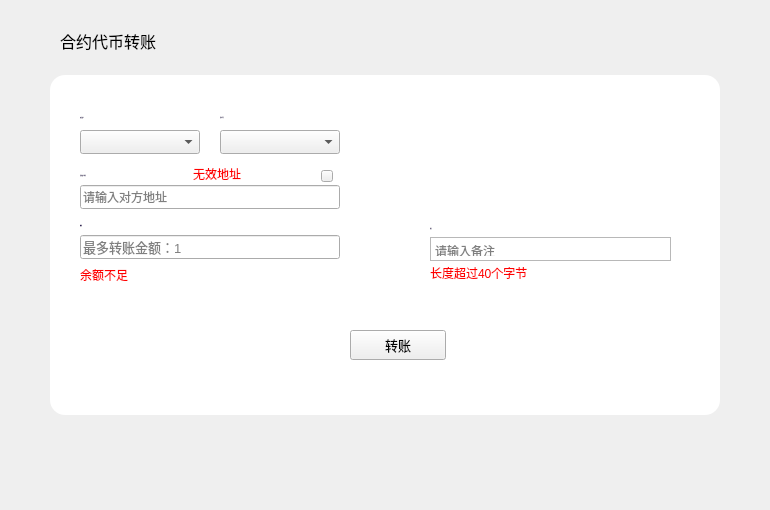
<?xml version="1.0" encoding="UTF-8"?>
<ui version="4.0">
 <class>TokenTransferWidget</class>
 <widget class="QWidget" name="TokenTransferWidget">
  <property name="geometry">
   <rect>
    <x>0</x>
    <y>0</y>
    <width>770</width>
    <height>510</height>
   </rect>
  </property>
  <property name="windowTitle">
   <string>Form</string>
  </property>
  <widget class="QWidget" name="widget" native="true">
   <property name="geometry">
    <rect>
     <x>50</x>
     <y>75</y>
     <width>670</width>
     <height>340</height>
    </rect>
   </property>
   <property name="styleSheet">
    <string notr="true">QLabel{font: 11px &quot;微软雅黑&quot;;color:rgb(52,37,90);}
#widget{background-color: rgb(255, 255, 255);border-radius:15px;}
</string>
   </property>
   <widget class="QLabel" name="changeAccountLabel">
    <property name="geometry">
     <rect>
      <x>30</x>
      <y>30</y>
      <width>120</width>
      <height>24</height>
     </rect>
    </property>
    <property name="font">
     <font>
      <family>微软雅黑</family>
      <pointsize>-1</pointsize>
      <weight>50</weight>
      <italic>false</italic>
      <bold>false</bold>
     </font>
    </property>
    <property name="text">
     <string>来自账户</string>
    </property>
    <property name="alignment">
     <set>Qt::AlignLeading|Qt::AlignLeft|Qt::AlignVCenter</set>
    </property>
   </widget>
   <widget class="QLabel" name="sendtoLabel">
    <property name="geometry">
     <rect>
      <x>30</x>
      <y>85</y>
      <width>100</width>
      <height>30</height>
     </rect>
    </property>
    <property name="font">
     <font>
      <family>微软雅黑</family>
      <pointsize>-1</pointsize>
      <weight>50</weight>
      <italic>false</italic>
      <bold>false</bold>
     </font>
    </property>
    <property name="text">
     <string>目标账户地址</string>
    </property>
    <property name="alignment">
     <set>Qt::AlignLeading|Qt::AlignLeft|Qt::AlignVCenter</set>
    </property>
   </widget>
   <widget class="QStackedWidget" name="stackedWidget">
    <property name="geometry">
     <rect>
      <x>380</x>
      <y>26</y>
      <width>240</width>
      <height>121</height>
     </rect>
    </property>
   </widget>
   <widget class="QLabel" name="amountLabel">
    <property name="geometry">
     <rect>
      <x>30</x>
      <y>140</y>
      <width>80</width>
      <height>21</height>
     </rect>
    </property>
    <property name="font">
     <font>
      <family>微软雅黑</family>
      <pointsize>-1</pointsize>
      <weight>50</weight>
      <italic>false</italic>
      <bold>false</bold>
     </font>
    </property>
    <property name="text">
     <string>数量</string>
    </property>
    <property name="alignment">
     <set>Qt::AlignLeading|Qt::AlignLeft|Qt::AlignVCenter</set>
    </property>
   </widget>
   <widget class="QLineEdit" name="amountLineEdit">
    <property name="geometry">
     <rect>
      <x>30</x>
      <y>160</y>
      <width>260</width>
      <height>24</height>
     </rect>
    </property>
    <property name="font">
     <font>
      <pointsize>10</pointsize>
     </font>
    </property>
    <property name="contextMenuPolicy">
     <enum>Qt::DefaultContextMenu</enum>
    </property>
    <property name="styleSheet">
     <string notr="true"/>
    </property>
    <property name="text">
     <string/>
    </property>
    <property name="maxLength">
     <number>20</number>
    </property>
    <property name="placeholderText">
     <string>最多转账金额：1</string>
    </property>
   </widget>
   <widget class="QComboBox" name="tokenComboBox">
    <property name="geometry">
     <rect>
      <x>170</x>
      <y>55</y>
      <width>120</width>
      <height>24</height>
     </rect>
    </property>
    <property name="font">
     <font>
      <family>微软雅黑</family>
      <weight>50</weight>
      <bold>false</bold>
     </font>
    </property>
    <property name="focusPolicy">
     <enum>Qt::NoFocus</enum>
    </property>
    <property name="styleSheet">
     <string notr="true"/>
    </property>
   </widget>
   <widget class="QTextEdit" name="memoTextEdit">
    <property name="geometry">
     <rect>
      <x>380</x>
      <y>162</y>
      <width>241</width>
      <height>24</height>
     </rect>
    </property>
    <property name="styleSheet">
     <string notr="true"/>
    </property>
    <property name="html">
     <string>&lt;!DOCTYPE HTML PUBLIC &quot;-//W3C//DTD HTML 4.0//EN&quot; &quot;http://www.w3.org/TR/REC-html40/strict.dtd&quot;&gt;
&lt;html&gt;&lt;head&gt;&lt;meta name=&quot;qrichtext&quot; content=&quot;1&quot; /&gt;&lt;style type=&quot;text/css&quot;&gt;
p, li { white-space: pre-wrap; }
&lt;/style&gt;&lt;/head&gt;&lt;body style=&quot; font-family:'SimSun'; font-size:12px; font-weight:400; font-style:normal;&quot;&gt;
&lt;p style=&quot;-qt-paragraph-type:empty; margin-top:0px; margin-bottom:0px; margin-left:0px; margin-right:0px; -qt-block-indent:0; text-indent:0px; font-family:'微软雅黑';&quot;&gt;&lt;br /&gt;&lt;/p&gt;&lt;/body&gt;&lt;/html&gt;</string>
    </property>
    <property name="placeholderText">
     <string>请输入备注</string>
    </property>
   </widget>
   <widget class="QLabel" name="tipLabel4">
    <property name="geometry">
     <rect>
      <x>143</x>
      <y>88</y>
      <width>120</width>
      <height>21</height>
     </rect>
    </property>
    <property name="styleSheet">
     <string notr="true">color: rgb(255, 0, 0);</string>
    </property>
    <property name="text">
     <string>无效地址</string>
    </property>
   </widget>
   <widget class="QToolButton" name="sendBtn">
    <property name="geometry">
     <rect>
      <x>300</x>
      <y>255</y>
      <width>96</width>
      <height>30</height>
     </rect>
    </property>
    <property name="font">
     <font>
      <family>微软雅黑</family>
      <pointsize>10</pointsize>
     </font>
    </property>
    <property name="cursor">
     <cursorShape>PointingHandCursor</cursorShape>
    </property>
    <property name="focusPolicy">
     <enum>Qt::NoFocus</enum>
    </property>
    <property name="styleSheet">
     <string notr="true"/>
    </property>
    <property name="text">
     <string>转账</string>
    </property>
   </widget>
   <widget class="QLabel" name="label">
    <property name="geometry">
     <rect>
      <x>170</x>
      <y>30</y>
      <width>120</width>
      <height>24</height>
     </rect>
    </property>
    <property name="font">
     <font>
      <family>微软雅黑</family>
      <pointsize>-1</pointsize>
      <weight>50</weight>
      <italic>false</italic>
      <bold>false</bold>
     </font>
    </property>
    <property name="text">
     <string>合约代币</string>
    </property>
   </widget>
   <widget class="QComboBox" name="accountComboBox">
    <property name="geometry">
     <rect>
      <x>30</x>
      <y>55</y>
      <width>120</width>
      <height>24</height>
     </rect>
    </property>
    <property name="font">
     <font>
      <family>微软雅黑</family>
      <weight>50</weight>
      <bold>false</bold>
     </font>
    </property>
    <property name="focusPolicy">
     <enum>Qt::NoFocus</enum>
    </property>
    <property name="styleSheet">
     <string notr="true"/>
    </property>
   </widget>
   <widget class="QLabel" name="memoLabel">
    <property name="geometry">
     <rect>
      <x>380</x>
      <y>141</y>
      <width>80</width>
      <height>24</height>
     </rect>
    </property>
    <property name="font">
     <font>
      <family>微软雅黑</family>
      <pointsize>-1</pointsize>
      <weight>50</weight>
      <italic>false</italic>
      <bold>false</bold>
     </font>
    </property>
    <property name="text">
     <string>备注</string>
    </property>
    <property name="alignment">
     <set>Qt::AlignLeading|Qt::AlignLeft|Qt::AlignVCenter</set>
    </property>
   </widget>
   <widget class="QLabel" name="tipLabel6">
    <property name="geometry">
     <rect>
      <x>380</x>
      <y>190</y>
      <width>221</width>
      <height>16</height>
     </rect>
    </property>
    <property name="styleSheet">
     <string notr="true">color: rgb(255, 0, 0);</string>
    </property>
    <property name="text">
     <string>长度超过40个字节</string>
    </property>
   </widget>
   <widget class="QLineEdit" name="sendtoLineEdit">
    <property name="geometry">
     <rect>
      <x>30</x>
      <y>110</y>
      <width>260</width>
      <height>24</height>
     </rect>
    </property>
    <property name="contextMenuPolicy">
     <enum>Qt::DefaultContextMenu</enum>
    </property>
    <property name="styleSheet">
     <string notr="true"/>
    </property>
    <property name="text">
     <string/>
    </property>
    <property name="placeholderText">
     <string>请输入对方地址</string>
    </property>
   </widget>
   <widget class="QToolButton" name="toolButton_chooseContact">
    <property name="geometry">
     <rect>
      <x>271</x>
      <y>95</y>
      <width>12</width>
      <height>12</height>
     </rect>
    </property>
    <property name="cursor">
     <cursorShape>PointingHandCursor</cursorShape>
    </property>
    <property name="text">
     <string/>
    </property>
   </widget>
   <widget class="QLabel" name="tipLabel3">
    <property name="geometry">
     <rect>
      <x>30</x>
      <y>190</y>
      <width>161</width>
      <height>20</height>
     </rect>
    </property>
    <property name="cursor">
     <cursorShape>ArrowCursor</cursorShape>
    </property>
    <property name="styleSheet">
     <string notr="true">color: rgb(255, 0, 0);</string>
    </property>
    <property name="text">
     <string>余额不足</string>
    </property>
   </widget>
  </widget>
  <widget class="QLabel" name="title_label">
   <property name="geometry">
    <rect>
     <x>60</x>
     <y>28</y>
     <width>200</width>
     <height>26</height>
    </rect>
   </property>
   <property name="font">
    <font>
     <family>微软雅黑</family>
     <pointsize>12</pointsize>
     <weight>50</weight>
     <italic>false</italic>
     <bold>false</bold>
    </font>
   </property>
   <property name="styleSheet">
    <string notr="true"/>
   </property>
   <property name="text">
    <string>合约代币转账</string>
   </property>
  </widget>
 </widget>
 <resources/>
 <connections/>
</ui>
